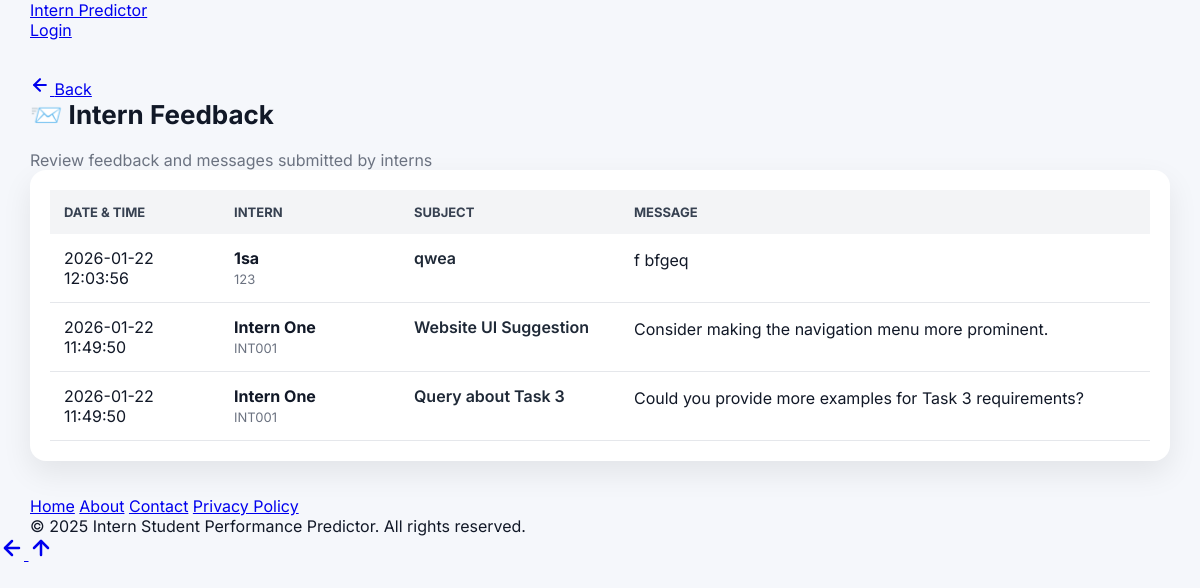
Screenshot of /admin/view-student-feedback (signed in) with the database file from the repository.
### tables this page shows
CREATE TABLE student_feedback_to_admin (
            id INTEGER PRIMARY KEY AUTOINCREMENT,
            student_id INTEGER NOT NULL, -- FK to students.id
            subject TEXT NOT NULL,
            message TEXT NOT NULL,
            timestamp TEXT NOT NULL, -- YYYY-MM-DD HH:MM:SS
            FOREIGN KEY (student_id) REFERENCES students(id)
        );

CREATE TABLE students (
        id INTEGER PRIMARY KEY AUTOINCREMENT,
        unique_student_id TEXT UNIQUE NOT NULL,
        name TEXT NOT NULL,
        email TEXT UNIQUE NOT NULL,
        course_id INTEGER,
        user_id INTEGER UNIQUE,

        -- NEW FIELDS
        internship_type TEXT,
        joining_date TEXT,
        ending_date TEXT,
        college_name TEXT,
        department TEXT,

        FOREIGN KEY (course_id) REFERENCES courses(id),
        FOREIGN KEY (user_id) REFERENCES users(id)
    );

### app.py (the view)
@app.route('/admin/view-student-feedback')
def admin_view_student_feedback():
    if not is_admin_logged_in():
        return redirect(url_for('login'))
    conn = sqlite3.connect(DATABASE)
    cursor = conn.cursor()
    cursor.execute('''
        SELECT sf.subject, sf.message, sf.timestamp, s.name AS student_name, s.unique_student_id
        FROM student_feedback_to_admin sf
        JOIN students s ON sf.student_id = s.id
        ORDER BY sf.timestamp DESC
    ''')
    student_feedback_records = cursor.fetchall()
    conn.close()
    return render_template('admin_view_student_feedback.html',
                           username=session['username'],
                           student_feedback_records=student_feedback_records)

### app.py (called while the page is built)
def is_admin_logged_in():
    return 'role' in session and session['role'] == 'admin'

### templates/admin_view_student_feedback.html (shortened to what this page needs)
{% extends "base.html" %}
{% block content %}
<h2 class="page-title">📨 Intern Feedback</h2>
<p class="subtitle">Review feedback and messages submitted by interns</p>
<div class="card">
{% if student_feedback_records %}
<table class="feedback-table">
    <thead>
        <tr>
            <th>Date & Time</th>
            <th>Intern</th>
            <th>Subject</th>
            <th>Message</th>
        </tr>
    </thead>
    <tbody>
        {% for f in student_feedback_records %}
        <tr>
            <td>{{ f[2] }}</td>
            <td>
                <strong>{{ f[3] }}</strong><br>
                <span class="muted">{{ f[4] }}</span>
            </td>
            <td class="subject">{{ f[0] }}<br></td>
            <td class="message">{{ f[1] }} <br> </td>
        </tr>
        {% endfor %}
    </tbody>
</table>
{% else %}
<p>No feedback available.</p>
{% endif %}
</div>
{% endblock %}

### static/css/style.css (style rules this page uses)
:root { --bg-main: #f5f7fb; --bg-secondary: #ffffff; --card-bg: #ffffff; --border-color: #e5e7eb; --text-primary: #111827; --text-secondary: #6b7280; --primary: #2563eb; --primary-light: #3b82f6; --success: #10b981; --warning: #f59e0b; --danger: #ef4444; --purple: #8b5cf6; --teal: #14b8a6; --pink: #ec4899; --gray: #9ca3af; --radius-sm: 8px; --radius-md: 14px; --radius-lg: 20px; --shadow-sm: 0 4px 12px rgba(0,0,0,0.06); --shadow-md: 0 10px 30px rgba(0,0,0,0.08); --font-main: 'Inter', system-ui, sans-serif; }
* { margin: 0; padding: 0; box-sizing: border-box; }
body { font-family: var(--font-main); background: var(--bg-main); color: var(--text-primary); min-height: 100vh; }
.subtitle { margin-top: 6px; color: var(--text-secondary); }
.page-title { font-size: 26px; font-weight: 700; margin-bottom: 20px; }
.card { background: #fff; padding: 20px; border-radius: 14px; box-shadow: 0 6px 20px rgba(0,0,0,0.06); }

### templates/admin_view_student_feedback.html (style rules this page uses)
.card { background:#fff; padding:20px; border-radius:16px; box-shadow:0 12px 30px rgba(0,0,0,0.08); overflow-x:auto; }
.feedback-table { width:100%; border-collapse:collapse; table-layout:fixed; }
.feedback-table th { background:#f3f4f6; padding:14px; text-align:left; font-size:13px; text-transform:uppercase; color:#374151; }
.feedback-table td { padding:14px; border-bottom:1px solid #e5e7eb; vertical-align:top; word-break:break-word; }
.feedback-table th:nth-child(1), .feedback-table td:nth-child(1) { width:170px; }
.feedback-table th:nth-child(2), .feedback-table td:nth-child(2) { width:180px; }
.feedback-table th:nth-child(3), .feedback-table td:nth-child(3) { width:220px; }
.feedback-table th:nth-child(4), .feedback-table td:nth-child(4) { width:auto; }
.muted { color:#6b7280; font-size:13px; }
.subject { font-weight:600; color:#1f2937; }
.message { line-height:1.6; }

### rows the page displays
student_feedback_to_admin: timestamp "2026-01-22 12:03:56", name "1sa", unique_student_id "123", subject "qwea", message "f bfgeq"
student_feedback_to_admin: timestamp "2026-01-22 11:49:50", name "Intern One", unique_student_id "INT001", subject "Website UI Suggestion", message "Consider making the navigation menu more prominent."
student_feedback_to_admin: timestamp "2026-01-22 11:49:50", name "Intern One", unique_student_id "INT001", subject "Query about Task 3", message "Could you provide more examples for Task 3 requirements?"
